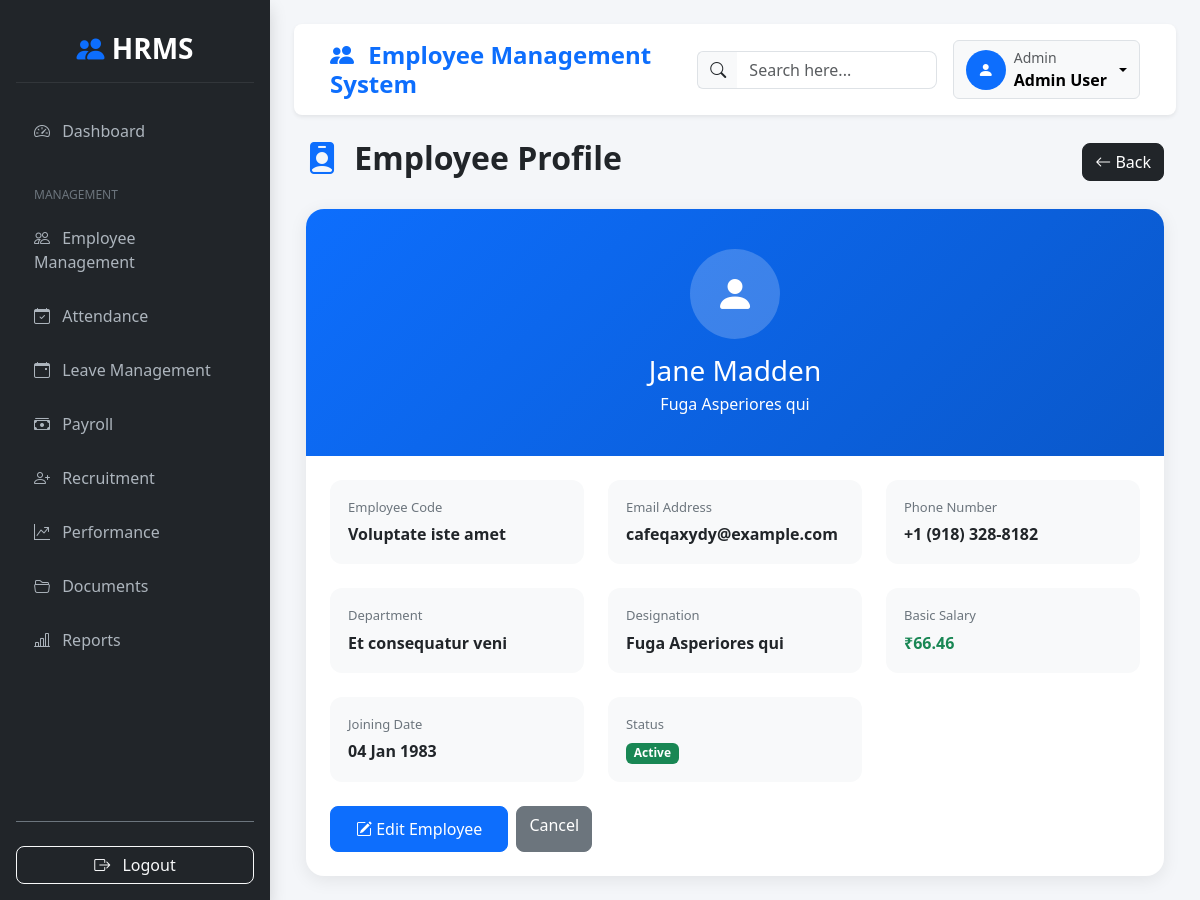
The app's page /project/modules/employees/view?id=1 (signed in) with its own data.
### tables this page shows
CREATE TABLE `employees` (
  `id` int(11) NOT NULL,
  `employee_code` varchar(50) NOT NULL,
  `first_name` varchar(100) NOT NULL,
  `last_name` varchar(100) NOT NULL,
  `gender` enum('male','female','other') DEFAULT NULL,
  `dob` date DEFAULT NULL,
  `phone` varchar(20) DEFAULT NULL,
  `alternate_phone` varchar(20) DEFAULT NULL,
  `email` varchar(100) DEFAULT NULL,
  `address` text DEFAULT NULL,
  `city` varchar(100) DEFAULT NULL,
  `state` varchar(100) DEFAULT NULL,
  `pincode` varchar(20) DEFAULT NULL,
  `department` varchar(100) DEFAULT NULL,
  `designation` varchar(100) DEFAULT NULL,
  `joining_date` date DEFAULT NULL,
  `employment_type` varchar(50) DEFAULT NULL,
  `profile_photo` varchar(255) DEFAULT NULL,
  `basic_salary` decimal(10,2) DEFAULT NULL,
  `status` enum('active','inactive') DEFAULT 'active',
  `created_at` timestamp NOT NULL DEFAULT current_timestamp()
);

### project/modules/employees/view.php (the view, shortened to what this page needs)
<?php
require_once '../../common/config.php';
$id = intval($_GET['id']);
$result = $conn->query("SELECT * FROM employees WHERE id='$id'");
$employee = $result->fetch_assoc();
?>
<?php include '../../common/header.php'; ?>
<div class="main-container d-flex">
    <?php include '../../common/sidebar.php'; ?>
    <div class="content-area flex-grow-1 p-4">
        <?php include '../../common/navbar.php'; ?>
        <div class="container-fluid">
            <div class="d-flex justify-content-between align-items-center mb-4">
                <h2 class="fw-bold">
                    <i class="bi bi-person-badge-fill text-primary me-2"></i>
                    Employee Profile
                </h2>
                <a href="list.php" class="btn btn-dark rounded-3">
                    <i class="bi bi-arrow-left"></i> Back
                </a>
            </div>
            <div class="profile-card">
                <div class="profile-header">
                    <div class="profile-avatar">
                        <i class="bi bi-person-fill"></i>
                    </div>
                    <h3 class="mb-1">
                        <?php echo $employee['first_name'] . ' ' . $employee['last_name']; ?>
                    </h3>
                    <p class="mb-0">
                        <?php echo $employee['designation']; ?>
                    </p>
                </div>
                <div class="card-body p-4">
                    <div class="row g-4">
                        <div class="col-md-4">
                            <div class="info-box">
                                <div class="info-label">Employee Code</div>
                                <div class="info-value">
                                    <?php echo $employee['employee_code']; ?>
                                </div>
                            </div>
                        </div>
                        <div class="col-md-4">
                            <div class="info-box">
                                <div class="info-label">Email Address</div>
                                <div class="info-value">
                                    <?php echo $employee['email']; ?>
                                </div>
                            </div>
                        </div>
                        <div class="col-md-4">
                            <div class="info-box">
                                <div class="info-label">Phone Number</div>
                                <div class="info-value">
                                    <?php echo $employee['phone']; ?>
                                </div>
                            </div>
                        </div>
                        <div class="col-md-4">
                            <div class="info-box">
                                <div class="info-label">Department</div>
                                <div class="info-value">
                                    <?php echo $employee['department']; ?>
                                </div>
                            </div>
                        </div>
                        <div class="col-md-4">
                            <div class="info-box">
                                <div class="info-label">Designation</div>
                                <div class="info-value">
                                    <?php echo $employee['designation']; ?>
                                </div>
                            </div>
                        </div>
                        <div class="col-md-4">
                            <div class="info-box">
                                <div class="info-label">Basic Salary</div>
                                <div class="info-value text-success">
                                    ₹<?php echo number_format($employee['basic_salary'], 2); ?>
                                </div>
                            </div>
                        </div>
                        <div class="col-md-4">
                            <div class="info-box">
                                <div class="info-label">Joining Date</div>
                                <div class="info-value">
                                    <?php echo date('d M Y', strtotime($employee['joining_date'])); ?>
                                </div>
                            </div>
                        </div>
                        <div class="col-md-4">
                            <div class="info-box">
                                <div class="info-label">Status</div>
                                <div class="info-value">
                                    <?php if($employee['status'] == 'active') { ?>
                                        <span class="badge bg-success">
                                            Active
                                        </span>
                                    <?php } else { ?>
                                        <span class="badge bg-danger">
                                            Inactive
                                        </span>
                                    <?php } ?>
                                </div>
                            </div>
                        </div>
                    </div>
                    <div class="mt-4 d-flex gap-2">
                        <a href="edit.php?id=<?php echo $employee['id']; ?>"
                           class="btn btn-primary rounded-3">
                            <i class="bi bi-pencil-square"></i>
                            Edit Employee
                        </a>
                        <a href="list.php"
                           class="btn btn-secondary rounded-3">
                            Cancel
                        </a>
                    </div>
                </div>
            </div>
        </div>
    </div>
</div>
<?php include '../../common/footer.php'; ?>

### project/common/header.php (shortened to what this page needs)
<!DOCTYPE html>
<html lang="en">
<head>
    <link href="https://cdn.jsdelivr.net/npm/bootstrap@5.3.3/dist/css/bootstrap.min.css" rel="stylesheet">
    <link rel="stylesheet" href="https://cdn.jsdelivr.net/npm/bootstrap-icons@1.11.3/font/bootstrap-icons.min.css">
</head>
<body>

### project/common/sidebar.php (shortened to what this page needs)
<?php
$current_page = basename($_SERVER['PHP_SELF']);
?>
<div class="sidebar d-flex flex-column p-3 shadow">
    <div class="logo-box text-center py-3 mb-4">
        <h3 class="fw-bold text-white mb-0">
            <i class="bi bi-people-fill text-primary"></i> HRMS
        </h3>
    </div>
    <ul class="nav nav-pills flex-column mb-auto">
        <li class="nav-item">
            <a href="../../dashboard.php"
               class="nav-link <?php echo ($current_page == 'dashboard.php') ? 'active' : ''; ?>">
                <i class="bi bi-speedometer2 me-2"></i>
                Dashboard
            </a>
        </li>
        <div class="menu-title">Management</div>
        <li>
            <a href="../../modules/employees/list.php"
               class="nav-link <?php echo ($current_page == 'list.php') ? 'active' : ''; ?>">
                <i class="bi bi-people me-2"></i>
                Employee Management
            </a>
        </li>
        <li>
            <a href="../../modules/attendance/list.php"
               class="nav-link">
                <i class="bi bi-calendar-check me-2"></i>
                Attendance
            </a>
        </li>
        <li>
            <a href="../../modules/leaves/list.php"
               class="nav-link">
                <i class="bi bi-calendar-event me-2"></i>
                Leave Management
            </a>
        </li>
        <li>
            <a href="../../modules/payroll/list.php"
               class="nav-link">
                <i class="bi bi-cash-stack me-2"></i>
                Payroll
            </a>
        </li>
        <li>
            <a href="../../modules/recruitment/list.php"
               class="nav-link">
                <i class="bi bi-person-plus me-2"></i>
                Recruitment
            </a>
        </li>
        <li>
            <a href="../../modules/performance/list.php"
               class="nav-link">
                <i class="bi bi-graph-up-arrow me-2"></i>
                Performance
            </a>
        </li>
        <li>
            <a href="../../modules/documents/list.php"
               class="nav-link">
                <i class="bi bi-folder2-open me-2"></i>
                Documents
            </a>
        </li>
        <li>
            <a href="../../modules/reports/list.php"
               class="nav-link">
                <i class="bi bi-bar-chart-line me-2"></i>
                Reports
            </a>
        </li>
    </ul>
    <div class="mt-auto pt-4 border-top border-secondary">
        <a href="../../logout.php"
           class="btn btn-outline-light w-100 rounded-3">
            <i class="bi bi-box-arrow-right me-2"></i>
            Logout
        </a>
    </div>
</div>

### project/common/navbar.php (shortened to what this page needs)
<?php
$user_name = $_SESSION['name'] ?? 'User';
$user_role = $_SESSION['role'] ?? 'Employee';
?>
<nav class="navbar navbar-expand-lg navbar-light bg-white shadow-sm px-4 py-3 rounded-3 mb-4">
    <div class="container-fluid">
        <div class="d-flex align-items-center">
            <h4 class="mb-0 fw-bold text-primary">
                <i class="bi bi-people-fill me-2"></i>
                Employee Management System
            </h4>
        </div>
        <div class="d-flex align-items-center gap-3 ms-auto">
            <form class="d-none d-md-flex">
                <div class="input-group">
                    <span class="input-group-text bg-light border-end-0">
                        <i class="bi bi-search"></i>
                    </span>
                    <input type="text"
                           class="form-control border-start-0"
                           placeholder="Search here...">
                </div>
            </form>
            <div class="dropdown">
                <button class="btn btn-light border dropdown-toggle d-flex align-items-center gap-2"
                        type="button"
                        data-bs-toggle="dropdown"
                        aria-expanded="false">
                    <div class="bg-primary text-white rounded-circle d-flex justify-content-center align-items-center"
                         style="width:40px;height:40px;">
                        <i class="bi bi-person-fill"></i>
                    </div>
                    <div class="text-start d-none d-md-block">
                        <small class="text-muted d-block">
                            <?php echo ucfirst($user_role); ?>
                        </small>
                        <strong>
                            <?php echo htmlspecialchars($user_name); ?>
                        </strong>
                    </div>
                </button>
            </div>
        </div>
    </div>
</nav>

### project/common/footer.php (shortened to what this page needs)
</body>
</html>

### project/common/header.php (style rules this page uses)
body { background-color: #f4f6f9; }
.main-container { display: flex; }
.content-area { flex: 1; padding: 20px; }
.form-control { border-radius: 8px; }
.btn-primary { border-radius: 8px; padding: 10px 25px; }

### project/modules/employees/view.php (style rules this page uses)
.profile-card { border: none; border-radius: 18px; overflow: hidden; box-shadow: 0 4px 18px rgba(0,0,0,0.08); background: #fff; }
.profile-header { background: linear-gradient(135deg, #0d6efd, #0a58ca); padding: 40px 30px; color: #fff; text-align: center; }
.profile-avatar { width: 90px; height: 90px; border-radius: 50%; background: rgba(255,255,255,0.2); display: flex; align-items: center; justify-content: center; font-size: 40px; margin: auto; margin-bottom: 15px; }
.info-box { border-radius: 12px; background: #f8f9fa; padding: 18px; height: 100%; }
.info-label { font-size: 13px; color: #6c757d; margin-bottom: 5px; }
.info-value { font-weight: 600; font-size: 16px; }

### project/common/sidebar.php (style rules this page uses)
.sidebar { width: 270px; min-height: 100vh; background: #212529; color: #fff; position: sticky; top: 0; }
.sidebar .nav-link { color: #adb5bd; padding: 12px 18px; border-radius: 10px; margin-bottom: 6px; transition: 0.3s; font-weight: 500; }
.sidebar .menu-title { font-size: 12px; text-transform: uppercase; color: #6c757d; margin-top: 25px; margin-bottom: 10px; padding-left: 18px; }
.logo-box { border-bottom: 1px solid rgba(255,255,255,0.08); }

### records on screen
employees: first_name "Jane", last_name "Madden", designation "Fuga Asperiores qui", employee_code "Voluptate iste amet", email "cafeqaxydy@example.com", phone "+1 (918) 328-8182", department "Et consequatur veni", basic_salary "66.46", joining_date "04 Jan 1983"

### other values on screen
$user_role "Admin"
$user_name "Admin User"
